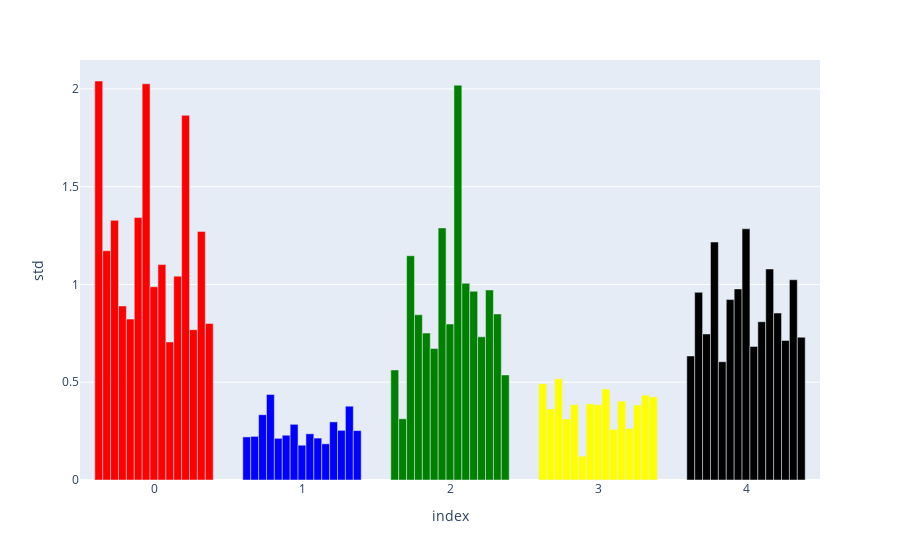

Source (notebook cell):
### Code cell
fig = px.bar([df_o_8.std(axis=1), df_o_1.std(axis=1), df_o_7.std(axis=1), df_o_2.std(axis=1), df_o_6.std(axis=1)], barmode='group')
fig.update_traces(marker_color=['red', 'blue',"green","yellow","black"])
# remove legend
fig.update_layout(showlegend=False)
# xticks labels = soggetto_8, soggetto_1, soggetto_7
fig.update_xaxes(ticktext=['soggetto_8', 'soggetto_1', 'soggetto_7', 'soggetto_2',"soggetto_6"])
# yticks labels = std
fig.update_yaxes(title_text='std')
fig.show()

### Figure 1 — Plotly figure (JSON) as saved in the notebook; plotly's stock layout.template omitted (floating-point values rounded to 4 significant figures)
{"data": [{"alignmentgroup": "True", "hovertemplate": "variable=TrRi<br>index=%{x}<br>value=%{y}<extra></extra>", "legendgroup": "TrRi", "marker": {"color": ["red", "blue", "green", "yellow", "black"], "pattern": {"shape": ""}}, "name": "TrRi", "offsetgroup": "TrRi", "orientation": "v", "showlegend": true, "textposition": "auto", "type": "bar", "x": [0, 1, 2, 3, 4], "xaxis": "x", "y": [2.041, 0.2202, 0.5627, 0.4926, 0.6345], "yaxis": "y"}, {"alignmentgroup": "True", "hovertemplate": "variable=RiTr<br>index=%{x}<br>value=%{y}<extra></extra>", "legendgroup": "RiTr", "marker": {"color": ["red", "blue", "green", "yellow", "black"], "pattern": {"shape": ""}}, "name": "RiTr", "offsetgroup": "RiTr", "orientation": "v", "showlegend": true, "textposition": "auto", "type": "bar", "x": [0, 1, 2, 3, 4], "xaxis": "x", "y": [1.172, 0.2231, 0.3131, 0.3633, 0.9597], "yaxis": "y"}, {"alignmentgroup": "True", "hovertemplate": "variable=Plu<br>index=%{x}<br>value=%{y}<extra></extra>", "legendgroup": "Plu", "marker": {"color": ["red", "blue", "green", "yellow", "black"], "pattern": {"shape": ""}}, "name": "Plu", "offsetgroup": "Plu", "orientation": "v", "showlegend": true, "textposition": "auto", "type": "bar", "x": [0, 1, 2, 3, 4], "xaxis": "x", "y": [1.328, 0.3339, 1.147, 0.5175, 0.7468], "yaxis": "y"}, {"alignmentgroup": "True", "hovertemplate": "variable=Ttra<br>index=%{x}<br>value=%{y}<extra></extra>", "legendgroup": "Ttra", "marker": {"color": ["red", "blue", "green", "yellow", "black"], "pattern": {"shape": ""}}, "name": "Ttra", "offsetgroup": "Ttra", "orientation": "v", "showlegend": true, "textposition": "auto", "type": "bar", "x": [0, 1, 2, 3, 4], "xaxis": "x", "y": [0.8901, 0.4378, 0.8451, 0.3121, 1.217], "yaxis": "y"}, {"alignmentgroup": "True", "hovertemplate": "variable=Ttrb<br>index=%{x}<br>value=%{y}<extra></extra>", "legendgroup": "Ttrb", "marker": {"color": ["red", "blue", "green", "yellow", "black"], "pattern": {"shape": ""}}, "name": "Ttrb", "offsetgroup": "Ttrb", "orientation": "v", "showlegend": true, "textposition": "auto", "type": "bar", "x": [0, 1, 2, 3, 4], "xaxis": "x", "y": [0.8229, 0.2132, 0.7514, 0.3859, 0.6051], "yaxis": "y"}, {"alignmentgroup": "True", "hovertemplate": "variable=Tr<br>index=%{x}<br>value=%{y}<extra></extra>", "legendgroup": "Tr", "marker": {"color": ["red", "blue", "green", "yellow", "black"], "pattern": {"shape": ""}}, "name": "Tr", "offsetgroup": "Tr", "orientation": "v", "showlegend": true, "textposition": "auto", "type": "bar", "x": [0, 1, 2, 3, 4], "xaxis": "x", "y": [1.343, 0.229, 0.6731, 0.1222, 0.9227], "yaxis": "y"}, {"alignmentgroup": "True", "hovertemplate": "variable=MeTr<br>index=%{x}<br>value=%{y}<extra></extra>", "legendgroup": "MeTr", "marker": {"color": ["red", "blue", "green", "yellow", "black"], "pattern": {"shape": ""}}, "name": "MeTr", "offsetgroup": "MeTr", "orientation": "v", "showlegend": true, "textposition": "auto", "type": "bar", "x": [0, 1, 2, 3, 4], "xaxis": "x", "y": [2.026, 0.2848, 1.289, 0.3891, 0.977], "yaxis": "y"}, {"alignmentgroup": "True", "hovertemplate": "variable=MoTr<br>index=%{x}<br>value=%{y}<extra></extra>", "legendgroup": "MoTr", "marker": {"color": ["red", "blue", "green", "yellow", "black"], "pattern": {"shape": ""}}, "name": "MoTr", "offsetgroup": "MoTr", "orientation": "v", "showlegend": true, "textposition": "auto", "type": "bar", "x": [0, 1, 2, 3, 4], "xaxis": "x", "y": [0.9883, 0.178, 0.7977, 0.3853, 1.285], "yaxis": "y"}, {"alignmentgroup": "True", "hovertemplate": "variable=RiRi<br>index=%{x}<br>value=%{y}<extra></extra>", "legendgroup": "RiRi", "marker": {"color": ["red", "blue", "green", "yellow", "black"], "pattern": {"shape": ""}}, "name": "RiRi", "offsetgroup": "RiRi", "orientation": "v", "showlegend": true, "textposition": "auto", "type": "bar", "x": [0, 1, 2, 3, 4], "xaxis": "x", "y": [1.102, 0.2363, 2.019, 0.4654, 0.6833], "yaxis": "y"}, {"alignmentgroup": "True", "hovertemplate": "variable=MoFo<br>index=%{x}<br>value=%{y}<extra></extra>", "legendgroup": "MoFo", "marker": {"color": ["red", "blue", "green", "yellow", "black"], "pattern": {"shape": ""}}, "name": "MoFo", "offsetgroup": "MoFo", "orientation": "v", "showlegend": true, "textposition": "auto", "type": "bar", "x": [0, 1, 2, 3, 4], "xaxis": "x", "y": [0.706, 0.2144, 1.006, 0.2587, 0.8094], "yaxis": "y"}, {"alignmentgroup": "True", "hovertemplate": "variable=Mmof<br>index=%{x}<br>value=%{y}<extra></extra>", "legendgroup": "Mmof", "marker": {"color": ["red", "blue", "green", "yellow", "black"], "pattern": {"shape": ""}}, "name": "Mmof", "offsetgroup": "Mmof", "orientation": "v", "showlegend": true, "textposition": "auto", "type": "bar", "x": [0, 1, 2, 3, 4], "xaxis": "x", "y": [1.042, 0.1851, 0.9653, 0.4035, 1.079], "yaxis": "y"}, {"alignmentgroup": "True", "hovertemplate": "variable=MoRi<br>index=%{x}<br>value=%{y}<extra></extra>", "legendgroup": "MoRi", "marker": {"color": ["red", "blue", "green", "yellow", "black"], "pattern": {"shape": ""}}, "name": "MoRi", "offsetgroup": "MoRi", "orientation": "v", "showlegend": true, "textposition": "auto", "type": "bar", "x": [0, 1, 2, 3, 4], "xaxis": "x", "y": [1.865, 0.2972, 0.7323, 0.2641, 0.8538], "yaxis": "y"}, {"alignmentgroup": "True", "hovertemplate": "variable=MeRi<br>index=%{x}<br>value=%{y}<extra></extra>", "legendgroup": "MeRi", "marker": {"color": ["red", "blue", "green", "yellow", "black"], "pattern": {"shape": ""}}, "name": "MeRi", "offsetgroup": "MeRi", "orientation": "v", "showlegend": true, "textposition": "auto", "type": "bar", "x": [0, 1, 2, 3, 4], "xaxis": "x", "y": [0.7689, 0.254, 0.9719, 0.3838, 0.7138], "yaxis": "y"}, {"alignmentgroup": "True", "hovertemplate": "variable=Ri<br>index=%{x}<br>value=%{y}<extra></extra>", "legendgroup": "Ri", "marker": {"color": ["red", "blue", "green", "yellow", "black"], "pattern": {"shape": ""}}, "name": "Ri", "offsetgroup": "Ri", "orientation": "v", "showlegend": true, "textposition": "auto", "type": "bar", "x": [0, 1, 2, 3, 4], "xaxis": "x", "y": [1.271, 0.3774, 0.8491, 0.4338, 1.024], "yaxis": "y"}, {"alignmentgroup": "True", "hovertemplate": "variable=Comp<br>index=%{x}<br>value=%{y}<extra></extra>", "legendgroup": "Comp", "marker": {"color": ["red", "blue", "green", "yellow", "black"], "pattern": {"shape": ""}}, "name": "Comp", "offsetgroup": "Comp", "orientation": "v", "showlegend": true, "textposition": "auto", "type": "bar", "x": [0, 1, 2, 3, 4], "xaxis": "x", "y": [0.8009, 0.2527, 0.5374, 0.4251, 0.7303], "yaxis": "y"}], "layout": {"barmode": "group", "legend": {"title": {"text": "variable"}, "tracegroupgap": 0}, "margin": {"t": 60}, "showlegend": false, "xaxis": {"anchor": "y", "domain": [0, 1], "ticktext": ["soggetto_8", "soggetto_1", "soggetto_7", "soggetto_2", "soggetto_6"], "title": {"text": "index"}}, "yaxis": {"anchor": "x", "domain": [0, 1], "title": {"text": "std"}}}}
